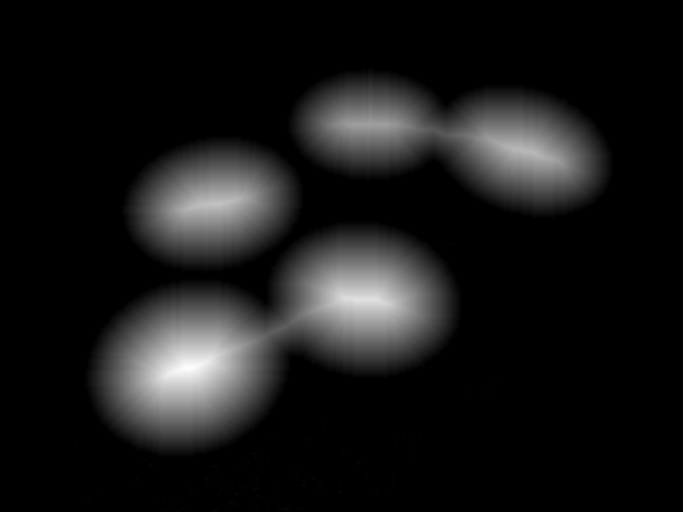
#> input picture 602 - Python/Assignment 8 - Image Processing/images_assignment/circles.png, 683 x 512 px
$ jupyter execute --allow-errors Image2_assignment.ipynb   (older library calls are emulated)
#> lines starting #> are read from the running program, lines starting #| are printed output that depends on the picture; after the words box and inside, x2 and y2 are one past the last pixel; in counts of white or black regions, pixels touching at a corner belong together
[cell 1]
import numpy as np
import matplotlib.pyplot as plt
from skimage import filters
from skimage import io
from scipy import misc
import mahotas as mh
import scipy.ndimage as ndimage

[cell 2]
dna = mh.imread('../images_assignment/circles.png')
#> dna: shape (512, 683, 3); min 0, max 254, mean 24.1

#Threshold
threshold = filters.threshold_otsu(dna)
#> threshold = 61
binary = dna > threshold
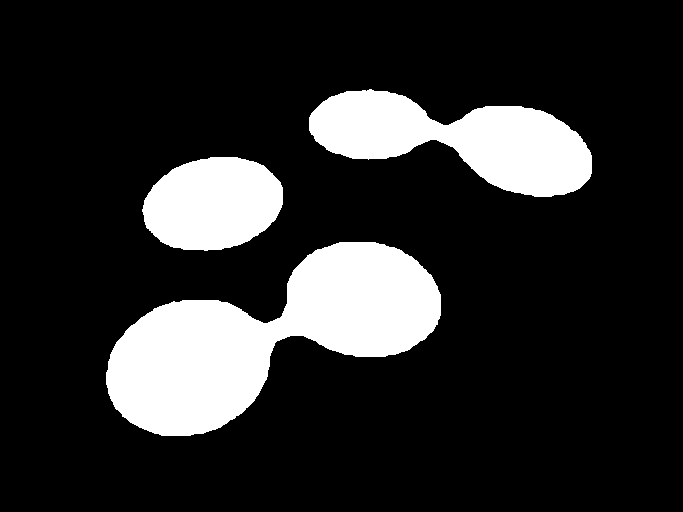
#> binary: shape (512, 683, 3) bool; 17% white; 3 white regions, box (x1, y1, x2, y2) and area: (106, 242, 441, 436) 32506, (309, 89, 592, 197) 16798, (142, 157, 283, 251) 10301

plt.imshow(binary)
plt.show()

dnaf = mh.gaussian_filter(dna,25).astype(np.uint8)
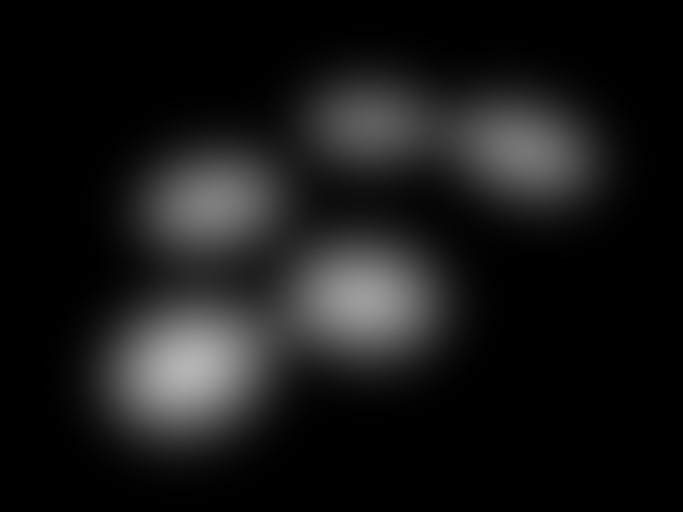
#> dnaf: shape (512, 683, 3); min 0, max 180, mean 23.8
#> (the rest of this cell did not finish here and is left out)

[cell 3]
obj = mh.imread('../images_assignment/objects.png',as_grey=True)
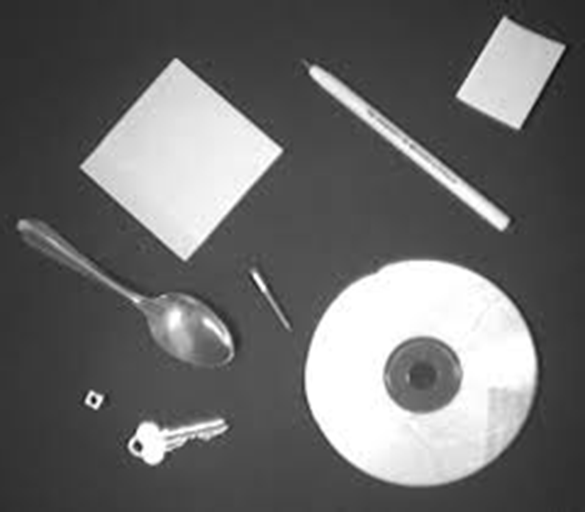
#> input picture 602 - Python/Assignment 8 - Image Processing/images_assignment/objects.png, 585 x 512 px
#> obj: shape (512, 585) float32; min 6, max 255, mean 106.8

#Threshold
threshold = filters.threshold_otsu(obj)
#> threshold = 147.5
binary = obj > threshold
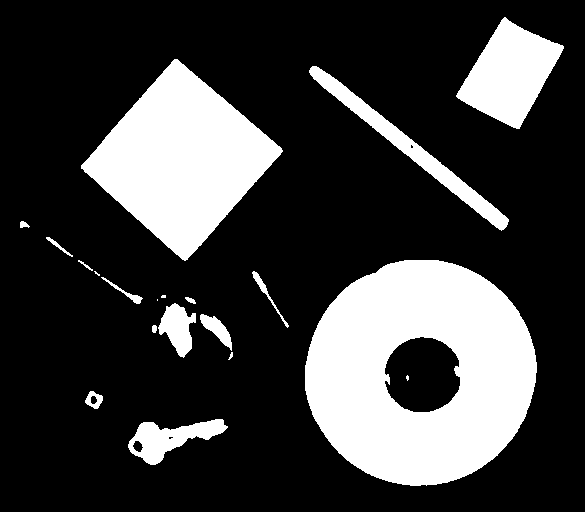
#> binary: shape (512, 585) bool; 24.2% white; 20 white regions (4 under 20 px), largest, box (x1, y1, x2, y2) and area: (305, 260, 537, 486) 36381, (81, 59, 283, 261) 21015, (456, 17, 564, 129) 6548

plt.imshow(binary)
plt.show()

obj = filters.sobel(obj).astype(np.uint8)
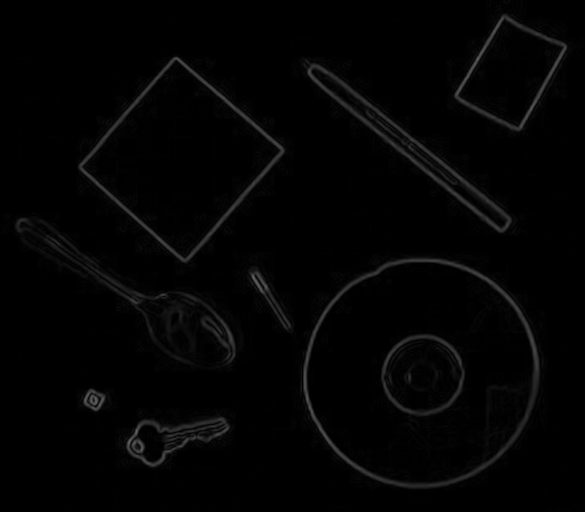
#> obj: shape (512, 585); min 0, max 100, mean 3.4
plt.imshow(obj)
plt.show()

objf = mh.gaussian_filter(obj,25).astype(np.uint8)
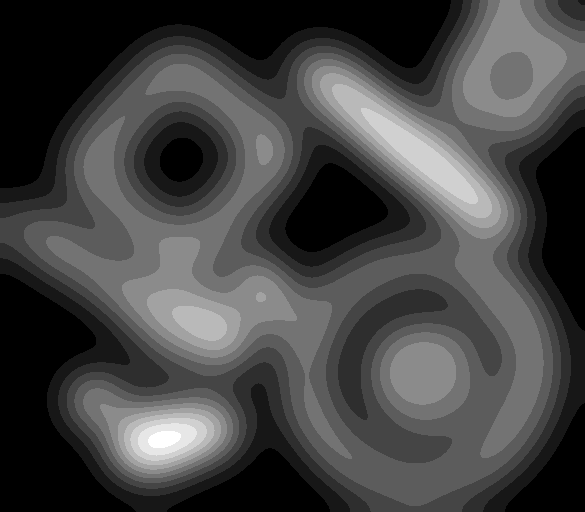
#> objf: shape (512, 585); min 0, max 11, mean 2.97; drawn with min black and max white
#> (the rest of this cell did not finish here and is left out)

#> (a cell that did not finish here is left out)

[cell 5]
#By thresholding method

pepper = io.imread('../images_assignment/peppers.png')
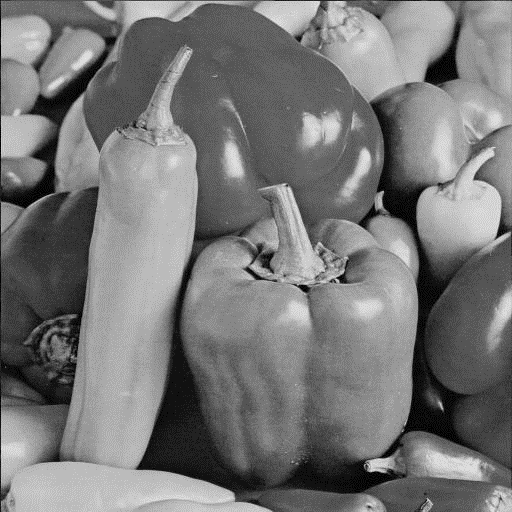
#> input picture 602 - Python/Assignment 8 - Image Processing/images_assignment/peppers.png, 512 x 512 px
#> pepper is the input picture: shape (512, 512, 4); mean R, G, B, A 119.3, 119.3, 119.3, 255

pepperf = ndimage.gaussian_filter(pepper,4)
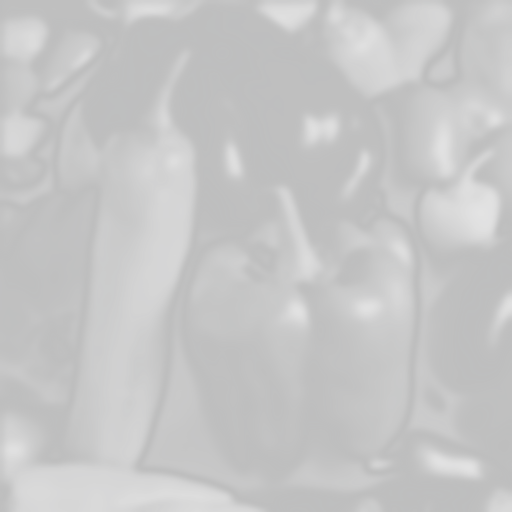
#> pepperf: shape (512, 512, 4); mean R, G, B, A 151.6, 151.9, 152.2, 152.4; transparent parts drawn white

#> (the rest of this cell did not finish here and is left out)
